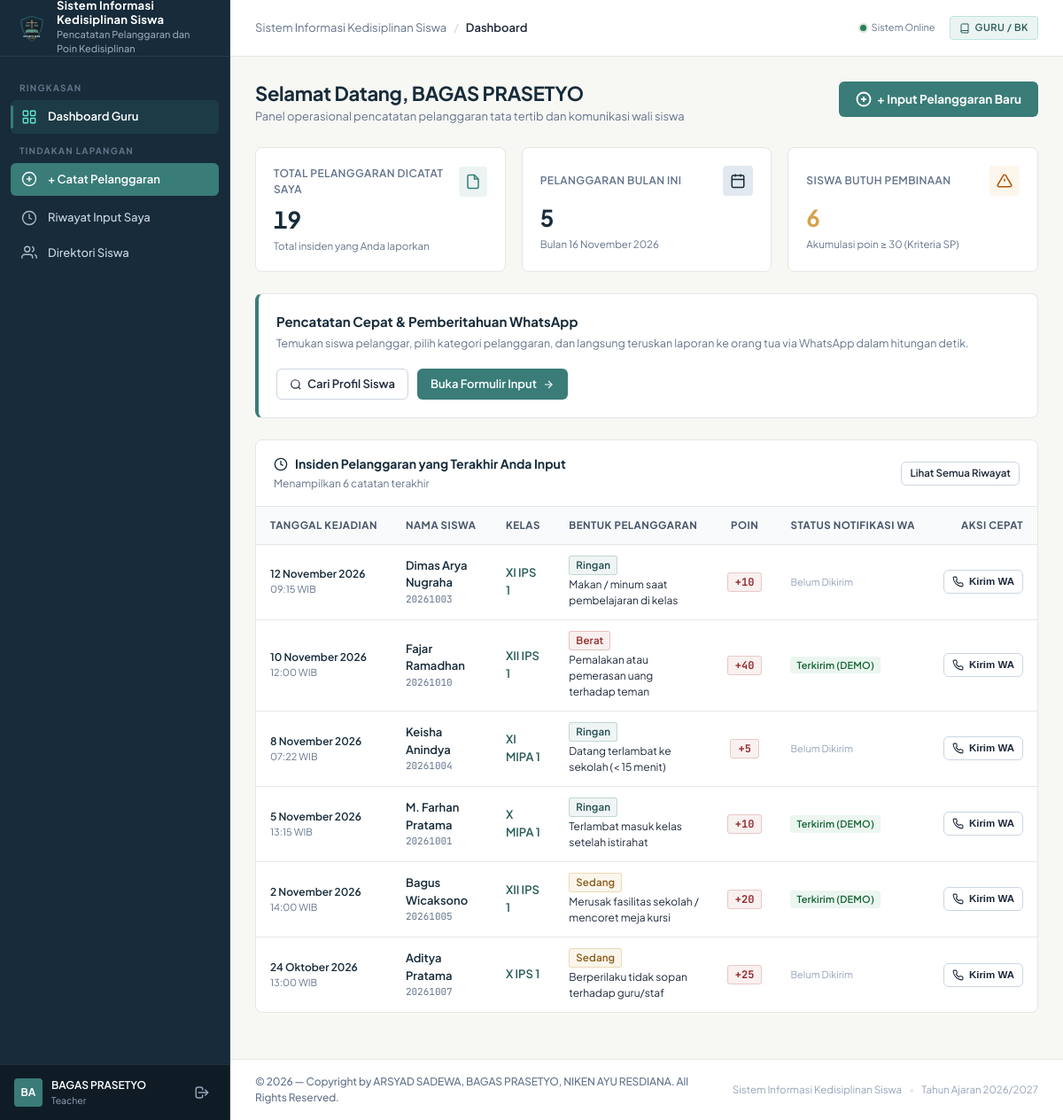
The page /teacher/dashboard.php (signed in) on the database its author committed.
### tables this page shows
CREATE TABLE `users` (
    `id` INT AUTO_INCREMENT PRIMARY KEY,
    `username` VARCHAR(50) NOT NULL UNIQUE,
    `password` VARCHAR(255) NOT NULL,
    `full_name` VARCHAR(100) NOT NULL,
    `role` ENUM('admin', 'teacher', 'parent') NOT NULL,
    `status` ENUM('active', 'inactive') NOT NULL DEFAULT 'active',
    `last_login` DATETIME NULL,
    `created_at` TIMESTAMP DEFAULT CURRENT_TIMESTAMP,
    `updated_at` TIMESTAMP DEFAULT CURRENT_TIMESTAMP ON UPDATE CURRENT_TIMESTAMP
);

CREATE TABLE `violation_records` (
    `id` INT AUTO_INCREMENT PRIMARY KEY,
    `kode_transaksi` VARCHAR(50) NOT NULL UNIQUE,
    `student_id` INT NOT NULL,
    `category_id` INT NOT NULL,
    `teacher_id` INT NOT NULL,
    `poin` INT NOT NULL,
    `tanggal_kejadian` DATE NOT NULL,
    `waktu_kejadian` TIME NOT NULL,
    `tempat_kejadian` VARCHAR(100) NOT NULL DEFAULT 'Lingkungan Sekolah',
    `keterangan` TEXT NOT NULL,
    `status_tindak_lanjut` ENUM('Menunggu', 'Diproses', 'Selesai') NOT NULL DEFAULT 'Diproses',
    `created_at` TIMESTAMP DEFAULT CURRENT_TIMESTAMP,
    `updated_at` TIMESTAMP DEFAULT CURRENT_TIMESTAMP ON UPDATE CURRENT_TIMESTAMP,
    CONSTRAINT `fk_violations_student` FOREIGN KEY (`student_id`) REFERENCES `students` (`id`) ON DELETE RESTRICT ON UPDATE CASCADE,
    CONSTRAINT `fk_violations_category` FOREIGN KEY (`category_id`) REFERENCES `violation_categories` (`id`) ON DELETE RESTRICT ON UPDATE CASCADE,
    CONSTRAINT `fk_violations_teacher` FOREIGN KEY (`teacher_id`) REFERENCES `teachers` (`id`) ON DELETE RESTRICT ON UPDATE CASCADE
);

CREATE TABLE `students` (
    `id` INT AUTO_INCREMENT PRIMARY KEY,
    `nis` VARCHAR(30) NOT NULL UNIQUE,
    `nisn` VARCHAR(30) NULL UNIQUE,
    `nama_lengkap` VARCHAR(100) NOT NULL,
    `jenis_kelamin` ENUM('L', 'P') NOT NULL,
    `class_id` INT NOT NULL,
    `tempat_lahir` VARCHAR(50) NULL,
    `tanggal_lahir` DATE NULL,
    `alamat` TEXT NULL,
    `no_telp_wali` VARCHAR(20) NOT NULL,
    `total_poin` INT NOT NULL DEFAULT 0,
    `status_siswa` ENUM('aktif', 'lulus', 'pindah', 'dikeluarkan') NOT NULL DEFAULT 'aktif',
    `created_at` TIMESTAMP DEFAULT CURRENT_TIMESTAMP,
    `updated_at` TIMESTAMP DEFAULT CURRENT_TIMESTAMP ON UPDATE CURRENT_TIMESTAMP,
    CONSTRAINT `fk_students_class` FOREIGN KEY (`class_id`) REFERENCES `classes` (`id`) ON DELETE RESTRICT ON UPDATE CASCADE
);

CREATE TABLE `classes` (
    `id` INT AUTO_INCREMENT PRIMARY KEY,
    `nama_kelas` VARCHAR(50) NOT NULL UNIQUE,
    `tingkat` ENUM('X', 'XI', 'XII') NOT NULL,
    `jurusan` VARCHAR(50) NOT NULL DEFAULT 'MIPA',
    `wali_kelas_id` INT NULL,
    `tahun_ajaran` VARCHAR(20) NOT NULL DEFAULT '2026/2027',
    `created_at` TIMESTAMP DEFAULT CURRENT_TIMESTAMP,
    `updated_at` TIMESTAMP DEFAULT CURRENT_TIMESTAMP ON UPDATE CURRENT_TIMESTAMP,
    CONSTRAINT `fk_classes_wali` FOREIGN KEY (`wali_kelas_id`) REFERENCES `teachers` (`id`) ON DELETE SET NULL ON UPDATE CASCADE
);

CREATE TABLE `violation_categories` (
    `id` INT AUTO_INCREMENT PRIMARY KEY,
    `kode` VARCHAR(20) NOT NULL UNIQUE,
    `nama_pelanggaran` VARCHAR(150) NOT NULL,
    `tingkat` ENUM('Ringan', 'Sedang', 'Berat') NOT NULL,
    `poin` INT NOT NULL,
    `deskripsi` TEXT NULL,
    `status` ENUM('active', 'inactive') NOT NULL DEFAULT 'active',
    `created_at` TIMESTAMP DEFAULT CURRENT_TIMESTAMP,
    `updated_at` TIMESTAMP DEFAULT CURRENT_TIMESTAMP ON UPDATE CURRENT_TIMESTAMP
);

### teacher/dashboard.php (the view, shortened to what the rows shown need)
<?php
require_role(['teacher']);
$user = current_user();
$pdo = get_db_connection();
$teacher_id = (int)($user['teacher_id'] ?? 1);
$stmtRecent = $pdo->prepare("
    SELECT vr.*, s.nama_lengkap as nama_siswa, s.nis, s.total_poin as akumulasi_siswa, s.no_telp_wali,
           c.nama_kelas, vc.nama_pelanggaran, vc.tingkat,
           (SELECT n.status FROM notifications n WHERE n.violation_record_id = vr.id ORDER BY n.id DESC LIMIT 1) as wa_status
    FROM violation_records vr
    JOIN students s ON vr.student_id = s.id
    JOIN classes c ON s.class_id = c.id
    JOIN violation_categories vc ON vr.category_id = vc.id
    WHERE vr.teacher_id = ?
    ORDER BY vr.tanggal_kejadian DESC, vr.id DESC
    LIMIT 6
");
$stmtRecent->execute([$teacher_id]);
$my_recent = $stmtRecent->fetchAll();
require_once __DIR__ . '/../includes/header.php';
?>
<div class="page-header">
  <div>
    <h1 class="page-title">Selamat Datang, <?= e($user['nama_guru'] ?? $user['full_name']) ?></h1>
    <p class="page-subtitle">Panel operasional pencatatan pelanggaran tata tertib dan komunikasi wali siswa</p>
  </div>
</div>
<div class="surface-card">
  <div class="card-header-styled">
    <div>
      <h2 class="card-title-styled">
        <svg width="16" height="16" viewBox="0 0 24 24" fill="none" stroke="currentColor" stroke-width="2"><circle cx="12" cy="12" r="10"/><polyline points="12 6 12 12 16 14"/></svg>
        Insiden Pelanggaran yang Terakhir Anda Input
      </h2>
    </div>
  </div>
  <div class="card-body-styled" style="padding: 0;">
    <div class="table-responsive">
      <table class="app-table">
        <thead>
          <tr>
            <th>Tanggal Kejadian</th>
            <th>Nama Siswa</th>
            <th>Kelas</th>
            <th>Bentuk Pelanggaran</th>
            <th style="text-align: center;">Poin</th>
            <th>Status Notifikasi WA</th>
            <th style="text-align: right;">Aksi Cepat</th>
          </tr>
        </thead>
        <tbody>
          <?php if (empty($my_recent)): ?>
            <tr>
              <td colspan="7">
                <div class="empty-state">
                  <div class="empty-state-title">Belum ada pelanggaran yang dicatat</div>
                  <div class="empty-state-text">Klik tombol "+ Input Pelanggaran Baru" untuk memulai pencatatan.</div>
                </div>
              </td>
            </tr>
          <?php else: ?>
            <?php foreach ($my_recent as $r):
              $sev_class = ($r['tingkat'] === 'Berat') ? 'badge-berat' : (($r['tingkat'] === 'Sedang') ? 'badge-sedang' : 'badge-ringan');
            ?>
              <tr>
                <td>
                  <div style="font-size: 12px; font-weight: 600; color: var(--color-primary);"><?= format_date_id($r['tanggal_kejadian']) ?></div>
                  <div style="font-size: 11px; color: var(--color-text-muted);"><?= substr($r['waktu_kejadian'] ?? '', 0, 5) ?> WIB</div>
                </td>
                <td>
                  <div style="font-weight: 600; color: var(--color-primary);"><?= e($r['nama_siswa']) ?></div>
                  <div style="font-size: 11px; color: var(--color-text-muted); font-family: var(--font-mono);"><?= e($r['nis']) ?></div>
                </td>
                <td>
                  <span style="font-weight: 600; color: var(--color-accent-dark);"><?= e($r['nama_kelas']) ?></span>
                </td>
                <td>
                  <span class="badge <?= $sev_class ?>"><?= e($r['tingkat']) ?></span>
                  <div style="font-size: 12px; margin-top: 2px; max-width: 200px;" title="<?= e($r['nama_pelanggaran']) ?>">
                    <?= e($r['nama_pelanggaran']) ?>
                  </div>
                </td>
                <td style="text-align: center;">
                  <span class="badge-points danger">+<?= (int)$r['poin'] ?></span>
                </td>
                <td>
                  <?php if ($r['wa_status'] === 'sent' || $r['wa_status'] === 'simulated'): ?>
                    <span class="badge" style="background-color: #EBF6F0; color: #166534; font-size: 11px;">
                      <?= $r['wa_status'] === 'simulated' ? 'Terkirim (DEMO)' : 'Terkirim' ?>
                    </span>
                  <?php elseif ($r['wa_status'] === 'failed'): ?>
                    <span class="badge" style="background-color: #FEF2F2; color: #DC2626; font-size: 11px;">Gagal Terkirim</span>
                  <?php else: ?>
                    <span style="font-size: 11px; color: var(--color-text-subtle);">Belum Dikirim</span>
                  <?php endif; ?>
                </td>
                <td style="text-align: right; white-space: nowrap;">
                  <button type="button" class="btn btn-secondary btn-sm" onclick="quickSendWA(<?= (int)$r['id'] ?>, '<?= e(addslashes($r['nama_siswa'])) ?>', '<?= e($r['no_telp_wali']) ?>')">
                    <span>Kirim WA</span>
                  </button>
                </td>
              </tr>
            <?php endforeach; ?>
          <?php endif; ?>
        </tbody>
      </table>
    </div>
  </div>
</div>
<?php require_once __DIR__ . '/../includes/footer.php'; ?>

### includes/sidebar.php (shortened to what the rows shown need)
<?php
$user = current_user();
?>
<aside class="app-sidebar" id="app-sidebar">
  <div class="sidebar-footer">
    <div class="user-mini-profile">
      <div class="user-avatar-initials">
        <?= strtoupper(substr($user['full_name'], 0, 2)) ?>
      </div>
      <div class="user-info">
        <span class="user-name" title="<?= e($user['full_name']) ?>"><?= e($user['full_name']) ?></span>
        <span class="user-role"><?= e($user['role']) ?></span>
      </div>
    </div>
  </div>
</aside>

### rows shown on the page
users: substr($user['full_name'], 0, 2) "BA", full_name "BAGAS PRASETYO", role "Teacher"
violation_records: tanggal_kejadian "12 November 2026", waktu_kejadian "09:15", student.nama_lengkap "Dimas Arya Nugraha", student.nis "20261003", classes.nama_kelas "XI IPS 1", category.tingkat "Ringan", category.nama_pelanggaran "Makan / minum saat pembelajaran di kelas", poin "10", shows "Belum Dikirim"
violation_records: tanggal_kejadian "10 November 2026", waktu_kejadian "12:00", student.nama_lengkap "Fajar Ramadhan", student.nis "20261010", classes.nama_kelas "XII IPS 1", category.tingkat "Berat", category.nama_pelanggaran "Pemalakan atau pemerasan uang terhadap teman", poin "40", shows "Terkirim (DEMO)"
violation_records: tanggal_kejadian "8 November 2026", waktu_kejadian "07:22", student.nama_lengkap "Keisha Anindya", student.nis "20261004", classes.nama_kelas "XI MIPA 1", category.tingkat "Ringan", category.nama_pelanggaran "Datang terlambat ke sekolah (< 15 menit)", poin "5", shows "Belum Dikirim"
violation_records: tanggal_kejadian "5 November 2026", waktu_kejadian "13:15", student.nama_lengkap "M. Farhan Pratama", student.nis "20261001", classes.nama_kelas "X MIPA 1", category.tingkat "Ringan", category.nama_pelanggaran "Terlambat masuk kelas setelah istirahat", poin "10", shows "Terkirim (DEMO)"
violation_records: tanggal_kejadian "2 November 2026", waktu_kejadian "14:00", student.nama_lengkap "Bagus Wicaksono", student.nis "20261005", classes.nama_kelas "XII IPS 1", category.tingkat "Sedang", category.nama_pelanggaran "Merusak fasilitas sekolah / mencoret meja kursi", poin "20", shows "Terkirim (DEMO)"
violation_records: tanggal_kejadian "24 Oktober 2026", waktu_kejadian "13:00", student.nama_lengkap "Aditya Pratama", student.nis "20261007", classes.nama_kelas "X IPS 1", category.tingkat "Sedang", category.nama_pelanggaran "Berperilaku tidak sopan terhadap guru/staf", poin "25", shows "Belum Dikirim"

### other values the page prints
APP_NAME "Sistem Informasi Kedisiplinan Siswa"
APP_SUBTITLE "Pencatatan Pelanggaran dan Poin Kedisiplinan"
$b['title'] "Dashboard"
$my_total_records "19"
$my_month_records "5"
$students_in_danger "6"
get_setting('academic_year', '2026/2027') "2026/2027"
